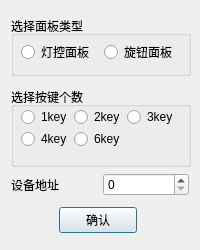
<?xml version="1.0" encoding="UTF-8"?>
<ui version="4.0">
 <class>DialogPanel</class>
 <widget class="QDialog" name="DialogPanel">
  <property name="geometry">
   <rect>
    <x>0</x>
    <y>0</y>
    <width>200</width>
    <height>250</height>
   </rect>
  </property>
  <property name="minimumSize">
   <size>
    <width>200</width>
    <height>250</height>
   </size>
  </property>
  <property name="maximumSize">
   <size>
    <width>200</width>
    <height>250</height>
   </size>
  </property>
  <property name="windowTitle">
   <string>Dialog</string>
  </property>
  <layout class="QGridLayout" name="gridLayout_2">
   <item row="0" column="0" colspan="3">
    <widget class="QGroupBox" name="sel_dev">
     <property name="minimumSize">
      <size>
       <width>180</width>
       <height>60</height>
      </size>
     </property>
     <property name="maximumSize">
      <size>
       <width>180</width>
       <height>60</height>
      </size>
     </property>
     <property name="styleSheet">
      <string notr="true"/>
     </property>
     <property name="title">
      <string>选择面板类型</string>
     </property>
     <widget class="QRadioButton" name="panel">
      <property name="geometry">
       <rect>
        <x>10</x>
        <y>28</y>
        <width>71</width>
        <height>16</height>
       </rect>
      </property>
      <property name="text">
       <string>灯控面板</string>
      </property>
     </widget>
     <widget class="QRadioButton" name="knob">
      <property name="geometry">
       <rect>
        <x>93</x>
        <y>28</y>
        <width>71</width>
        <height>16</height>
       </rect>
      </property>
      <property name="text">
       <string>旋钮面板</string>
      </property>
     </widget>
    </widget>
   </item>
   <item row="1" column="0" colspan="3">
    <layout class="QGridLayout" name="gridLayout">
     <item row="0" column="0" colspan="2">
      <widget class="QGroupBox" name="sel_key_num">
       <property name="minimumSize">
        <size>
         <width>180</width>
         <height>80</height>
        </size>
       </property>
       <property name="maximumSize">
        <size>
         <width>180</width>
         <height>80</height>
        </size>
       </property>
       <property name="title">
        <string>选择按键个数</string>
       </property>
       <widget class="QRadioButton" name="key_1">
        <property name="geometry">
         <rect>
          <x>10</x>
          <y>22</y>
          <width>47</width>
          <height>16</height>
         </rect>
        </property>
        <property name="text">
         <string>1key</string>
        </property>
       </widget>
       <widget class="QRadioButton" name="key_2">
        <property name="geometry">
         <rect>
          <x>63</x>
          <y>22</y>
          <width>47</width>
          <height>16</height>
         </rect>
        </property>
        <property name="text">
         <string>2key</string>
        </property>
       </widget>
       <widget class="QRadioButton" name="key_3">
        <property name="geometry">
         <rect>
          <x>116</x>
          <y>22</y>
          <width>47</width>
          <height>16</height>
         </rect>
        </property>
        <property name="text">
         <string>3key</string>
        </property>
       </widget>
       <widget class="QRadioButton" name="key_4">
        <property name="geometry">
         <rect>
          <x>10</x>
          <y>44</y>
          <width>47</width>
          <height>16</height>
         </rect>
        </property>
        <property name="text">
         <string>4key</string>
        </property>
       </widget>
       <widget class="QRadioButton" name="key_6">
        <property name="geometry">
         <rect>
          <x>63</x>
          <y>44</y>
          <width>47</width>
          <height>16</height>
         </rect>
        </property>
        <property name="text">
         <string>6key</string>
        </property>
       </widget>
      </widget>
     </item>
     <item row="1" column="0">
      <widget class="QLabel" name="label">
       <property name="text">
        <string>设备地址</string>
       </property>
      </widget>
     </item>
     <item row="1" column="1">
      <widget class="QSpinBox" name="set_addr">
       <property name="minimumSize">
        <size>
         <width>50</width>
         <height>0</height>
        </size>
       </property>
       <property name="maximum">
        <number>99</number>
       </property>
      </widget>
     </item>
    </layout>
   </item>
   <item row="2" column="0">
    <spacer name="horizontalSpacer_2">
     <property name="orientation">
      <enum>Qt::Horizontal</enum>
     </property>
     <property name="sizeHint" stdset="0">
      <size>
       <width>44</width>
       <height>20</height>
      </size>
     </property>
    </spacer>
   </item>
   <item row="2" column="1">
    <widget class="QPushButton" name="pushButton">
     <property name="text">
      <string>确认</string>
     </property>
    </widget>
   </item>
   <item row="2" column="2">
    <spacer name="horizontalSpacer_3">
     <property name="orientation">
      <enum>Qt::Horizontal</enum>
     </property>
     <property name="sizeHint" stdset="0">
      <size>
       <width>47</width>
       <height>20</height>
      </size>
     </property>
    </spacer>
   </item>
  </layout>
 </widget>
 <resources/>
 <connections/>
</ui>
